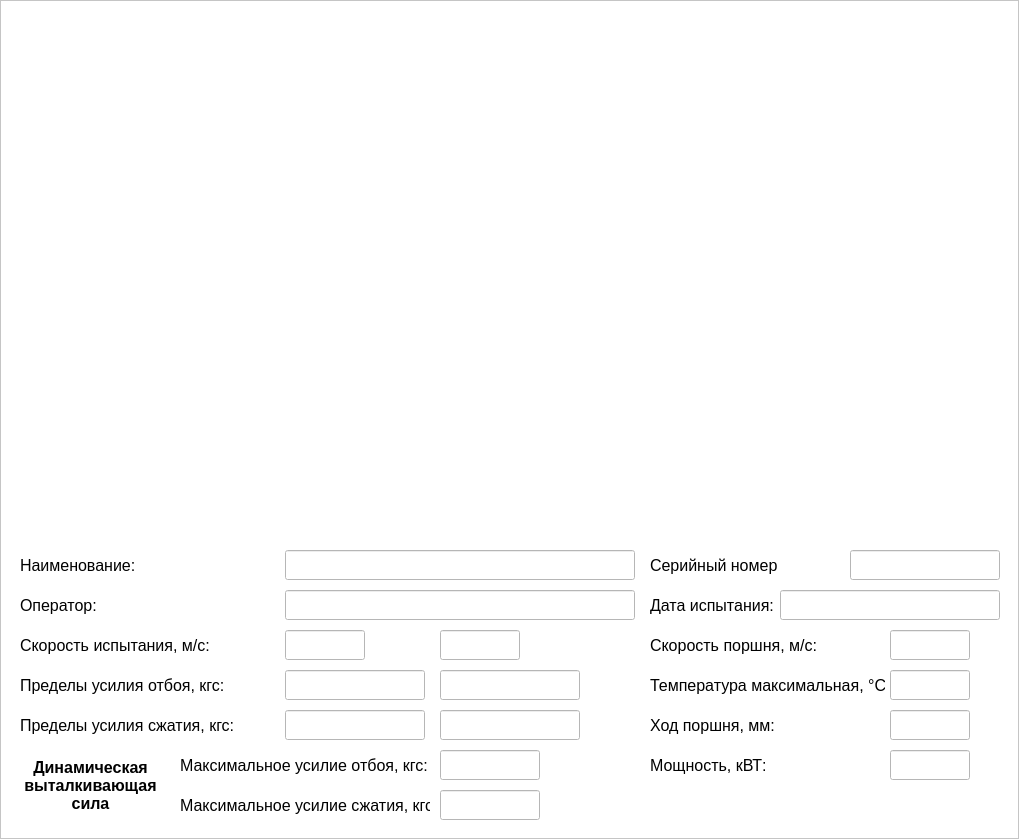
     <widget class="QFrame" name="frame_content">
      <property name="styleSheet">
       <string notr="true">background-color: rgb(255, 255, 255);</string>
      </property>
      <property name="frameShape">
       <enum>QFrame::StyledPanel</enum>
      </property>
      <property name="frameShadow">
       <enum>QFrame::Raised</enum>
      </property>
      <widget class="PlotWidget" name="graphwidget" native="true">
       <property name="geometry">
        <rect>
         <x>10</x>
         <y>10</y>
         <width>1000</width>
         <height>530</height>
        </rect>
       </property>
       <property name="minimumSize">
        <size>
         <width>0</width>
         <height>530</height>
        </size>
       </property>
       <property name="maximumSize">
        <size>
         <width>16777215</width>
         <height>16777215</height>
        </size>
       </property>
       <property name="autoFillBackground">
        <bool>false</bool>
       </property>
       <property name="styleSheet">
        <string notr="true">background-color: rgb(255, 255, 255);</string>
       </property>
      </widget>
      <widget class="QFrame" name="test_data_frame">
       <property name="geometry">
        <rect>
         <x>10</x>
         <y>540</y>
         <width>1000</width>
         <height>290</height>
        </rect>
       </property>
       <property name="minimumSize">
        <size>
         <width>1000</width>
         <height>290</height>
        </size>
       </property>
       <property name="maximumSize">
        <size>
         <width>1000</width>
         <height>290</height>
        </size>
       </property>
       <property name="frameShape">
        <enum>QFrame::NoFrame</enum>
       </property>
       <property name="frameShadow">
        <enum>QFrame::Sunken</enum>
       </property>
       <widget class="QLineEdit" name="serial_le">
        <property name="geometry">
         <rect>
          <x>840</x>
          <y>10</y>
          <width>150</width>
          <height>30</height>
         </rect>
        </property>
        <property name="minimumSize">
         <size>
          <width>150</width>
          <height>30</height>
         </size>
        </property>
        <property name="maximumSize">
         <size>
          <width>150</width>
          <height>30</height>
         </size>
        </property>
        <property name="font">
         <font>
          <family>Arial</family>
          <pointsize>14</pointsize>
         </font>
        </property>
        <property name="text">
         <string/>
        </property>
        <property name="alignment">
         <set>Qt::AlignCenter</set>
        </property>
        <property name="readOnly">
         <bool>true</bool>
        </property>
       </widget>
       <widget class="QLabel" name="lbl_17">
        <property name="geometry">
         <rect>
          <x>10</x>
          <y>170</y>
          <width>216</width>
          <height>30</height>
         </rect>
        </property>
        <property name="minimumSize">
         <size>
          <width>0</width>
          <height>30</height>
         </size>
        </property>
        <property name="maximumSize">
         <size>
          <width>16777215</width>
          <height>30</height>
         </size>
        </property>
        <property name="font">
         <font>
          <family>Arial</family>
          <pointsize>12</pointsize>
         </font>
        </property>
        <property name="text">
         <string>Пределы усилия сжатия, кгс:</string>
        </property>
       </widget>
       <widget class="QLabel" name="lbl_14">
        <property name="geometry">
         <rect>
          <x>10</x>
          <y>10</y>
          <width>121</width>
          <height>30</height>
         </rect>
        </property>
        <property name="minimumSize">
         <size>
          <width>0</width>
          <height>30</height>
         </size>
        </property>
        <property name="maximumSize">
         <size>
          <width>16777215</width>
          <height>30</height>
         </size>
        </property>
        <property name="font">
         <font>
          <family>Arial</family>
          <pointsize>12</pointsize>
         </font>
        </property>
        <property name="text">
         <string>Наименование:</string>
        </property>
       </widget>
       <widget class="QLabel" name="lbl_20">
        <property name="geometry">
         <rect>
          <x>10</x>
          <y>130</y>
          <width>208</width>
          <height>30</height>
         </rect>
        </property>
        <property name="minimumSize">
         <size>
          <width>0</width>
          <height>30</height>
         </size>
        </property>
        <property name="maximumSize">
         <size>
          <width>16777215</width>
          <height>30</height>
         </size>
        </property>
        <property name="font">
         <font>
          <family>Arial</family>
          <pointsize>12</pointsize>
         </font>
        </property>
        <property name="text">
         <string>Пределы усилия отбоя, кгс:</string>
        </property>
       </widget>
       <widget class="QLineEdit" name="name_le">
        <property name="geometry">
         <rect>
          <x>275</x>
          <y>10</y>
          <width>350</width>
          <height>30</height>
         </rect>
        </property>
        <property name="minimumSize">
         <size>
          <width>350</width>
          <height>30</height>
         </size>
        </property>
        <property name="maximumSize">
         <size>
          <width>350</width>
          <height>30</height>
         </size>
        </property>
        <property name="font">
         <font>
          <family>Arial</family>
          <pointsize>14</pointsize>
         </font>
        </property>
        <property name="text">
         <string/>
        </property>
        <property name="alignment">
         <set>Qt::AlignCenter</set>
        </property>
        <property name="readOnly">
         <bool>true</bool>
        </property>
       </widget>
       <widget class="QLabel" name="lbl_23">
        <property name="geometry">
         <rect>
          <x>640</x>
          <y>10</y>
          <width>128</width>
          <height>30</height>
         </rect>
        </property>
        <property name="minimumSize">
         <size>
          <width>0</width>
          <height>30</height>
         </size>
        </property>
        <property name="maximumSize">
         <size>
          <width>16777215</width>
          <height>30</height>
         </size>
        </property>
        <property name="font">
         <font>
          <family>Arial</family>
          <pointsize>12</pointsize>
         </font>
        </property>
        <property name="text">
         <string>Серийный номер:</string>
        </property>
       </widget>
       <widget class="QLineEdit" name="limit_recoil_1_le">
        <property name="geometry">
         <rect>
          <x>275</x>
          <y>130</y>
          <width>140</width>
          <height>30</height>
         </rect>
        </property>
        <property name="minimumSize">
         <size>
          <width>140</width>
          <height>30</height>
         </size>
        </property>
        <property name="maximumSize">
         <size>
          <width>140</width>
          <height>30</height>
         </size>
        </property>
        <property name="font">
         <font>
          <family>Arial</family>
          <pointsize>14</pointsize>
         </font>
        </property>
        <property name="text">
         <string/>
        </property>
        <property name="alignment">
         <set>Qt::AlignCenter</set>
        </property>
        <property name="readOnly">
         <bool>true</bool>
        </property>
       </widget>
       <widget class="QLineEdit" name="limit_comp_1_le">
        <property name="geometry">
         <rect>
          <x>275</x>
          <y>170</y>
          <width>140</width>
          <height>30</height>
         </rect>
        </property>
        <property name="minimumSize">
         <size>
          <width>140</width>
          <height>30</height>
         </size>
        </property>
        <property name="maximumSize">
         <size>
          <width>140</width>
          <height>30</height>
         </size>
        </property>
        <property name="font">
         <font>
          <family>Arial</family>
          <pointsize>14</pointsize>
         </font>
        </property>
        <property name="text">
         <string/>
        </property>
        <property name="alignment">
         <set>Qt::AlignCenter</set>
        </property>
        <property name="readOnly">
         <bool>true</bool>
        </property>
       </widget>
       <widget class="QLabel" name="lbl_15">
        <property name="geometry">
         <rect>
          <x>640</x>
          <y>130</y>
          <width>235</width>
          <height>30</height>
         </rect>
        </property>
        <property name="minimumSize">
         <size>
          <width>0</width>
          <height>30</height>
         </size>
        </property>
        <property name="maximumSize">
         <size>
          <width>16777215</width>
          <height>30</height>
         </size>
        </property>
        <property name="font">
         <font>
          <family>Arial</family>
          <pointsize>12</pointsize>
         </font>
        </property>
        <property name="text">
         <string>Температура максимальная, °С:</string>
        </property>
       </widget>
       <widget class="QLineEdit" name="max_temp_le">
        <property name="geometry">
         <rect>
          <x>880</x>
          <y>130</y>
          <width>80</width>
          <height>30</height>
         </rect>
        </property>
        <property name="minimumSize">
         <size>
          <width>80</width>
          <height>30</height>
         </size>
        </property>
        <property name="maximumSize">
         <size>
          <width>80</width>
          <height>30</height>
         </size>
        </property>
        <property name="font">
         <font>
          <family>Arial</family>
          <pointsize>14</pointsize>
         </font>
        </property>
        <property name="alignment">
         <set>Qt::AlignCenter</set>
        </property>
        <property name="readOnly">
         <bool>true</bool>
        </property>
       </widget>
       <widget class="QLabel" name="lbl_22">
        <property name="geometry">
         <rect>
          <x>640</x>
          <y>90</y>
          <width>211</width>
          <height>30</height>
         </rect>
        </property>
        <property name="minimumSize">
         <size>
          <width>0</width>
          <height>30</height>
         </size>
        </property>
        <property name="maximumSize">
         <size>
          <width>16777215</width>
          <height>30</height>
         </size>
        </property>
        <property name="font">
         <font>
          <family>Arial</family>
          <pointsize>12</pointsize>
         </font>
        </property>
        <property name="text">
         <string>Скорость поршня, м/с:</string>
        </property>
       </widget>
       <widget class="QLineEdit" name="speed_le">
        <property name="geometry">
         <rect>
          <x>880</x>
          <y>90</y>
          <width>80</width>
          <height>30</height>
         </rect>
        </property>
        <property name="minimumSize">
         <size>
          <width>80</width>
          <height>30</height>
         </size>
        </property>
        <property name="maximumSize">
         <size>
          <width>80</width>
          <height>30</height>
         </size>
        </property>
        <property name="font">
         <font>
          <family>Arial</family>
          <pointsize>14</pointsize>
         </font>
        </property>
        <property name="text">
         <string/>
        </property>
        <property name="alignment">
         <set>Qt::AlignCenter</set>
        </property>
        <property name="readOnly">
         <bool>false</bool>
        </property>
       </widget>
       <widget class="QLabel" name="lbl_24">
        <property name="geometry">
         <rect>
          <x>640</x>
          <y>170</y>
          <width>186</width>
          <height>30</height>
         </rect>
        </property>
        <property name="minimumSize">
         <size>
          <width>0</width>
          <height>30</height>
         </size>
        </property>
        <property name="maximumSize">
         <size>
          <width>16777215</width>
          <height>30</height>
         </size>
        </property>
        <property name="font">
         <font>
          <family>Arial</family>
          <pointsize>12</pointsize>
         </font>
        </property>
        <property name="text">
         <string>Ход поршня, мм:</string>
        </property>
       </widget>
       <widget class="QLineEdit" name="hod_le">
        <property name="geometry">
         <rect>
          <x>880</x>
          <y>170</y>
          <width>80</width>
          <height>30</height>
         </rect>
        </property>
        <property name="minimumSize">
         <size>
          <width>80</width>
          <height>30</height>
         </size>
        </property>
        <property name="maximumSize">
         <size>
          <width>80</width>
          <height>30</height>
         </size>
        </property>
        <property name="font">
         <font>
          <family>Arial</family>
          <pointsize>14</pointsize>
         </font>
        </property>
        <property name="text">
         <string/>
        </property>
        <property name="alignment">
         <set>Qt::AlignCenter</set>
        </property>
        <property name="readOnly">
         <bool>true</bool>
        </property>
       </widget>
       <widget class="QLabel" name="lbl_25">
        <property name="geometry">
         <rect>
          <x>10</x>
          <y>90</y>
          <width>211</width>
          <height>30</height>
         </rect>
        </property>
        <property name="minimumSize">
         <size>
          <width>0</width>
          <height>30</height>
         </size>
        </property>
        <property name="maximumSize">
         <size>
          <width>16777215</width>
          <height>30</height>
         </size>
        </property>
        <property name="font">
         <font>
          <family>Arial</family>
          <pointsize>12</pointsize>
         </font>
        </property>
        <property name="text">
         <string>Скорость испытания, м/с:</string>
        </property>
       </widget>
       <widget class="QLineEdit" name="speed_set_1_le">
        <property name="geometry">
         <rect>
          <x>275</x>
          <y>90</y>
          <width>80</width>
          <height>30</height>
         </rect>
        </property>
        <property name="minimumSize">
         <size>
          <width>80</width>
          <height>30</height>
         </size>
        </property>
        <property name="maximumSize">
         <size>
          <width>80</width>
          <height>30</height>
         </size>
        </property>
        <property name="font">
         <font>
          <family>Arial</family>
          <pointsize>14</pointsize>
         </font>
        </property>
        <property name="text">
         <string/>
        </property>
        <property name="alignment">
         <set>Qt::AlignCenter</set>
        </property>
        <property name="readOnly">
         <bool>true</bool>
        </property>
       </widget>
       <widget class="QLineEdit" name="speed_set_2_le">
        <property name="geometry">
         <rect>
          <x>430</x>
          <y>90</y>
          <width>80</width>
          <height>30</height>
         </rect>
        </property>
        <property name="minimumSize">
         <size>
          <width>80</width>
          <height>30</height>
         </size>
        </property>
        <property name="maximumSize">
         <size>
          <width>80</width>
          <height>30</height>
         </size>
        </property>
        <property name="font">
         <font>
          <family>Arial</family>
          <pointsize>14</pointsize>
         </font>
        </property>
        <property name="text">
         <string/>
        </property>
        <property name="alignment">
         <set>Qt::AlignCenter</set>
        </property>
        <property name="readOnly">
         <bool>true</bool>
        </property>
       </widget>
       <widget class="QLineEdit" name="limit_recoil_2_le">
        <property name="geometry">
         <rect>
          <x>430</x>
          <y>130</y>
          <width>140</width>
          <height>30</height>
         </rect>
        </property>
        <property name="minimumSize">
         <size>
          <width>140</width>
          <height>30</height>
         </size>
        </property>
        <property name="maximumSize">
         <size>
          <width>140</width>
          <height>30</height>
         </size>
        </property>
        <property name="font">
         <font>
          <family>Arial</family>
          <pointsize>14</pointsize>
         </font>
        </property>
        <property name="text">
         <string/>
        </property>
        <property name="alignment">
         <set>Qt::AlignCenter</set>
        </property>
        <property name="readOnly">
         <bool>true</bool>
        </property>
       </widget>
       <widget class="QLineEdit" name="limit_comp_2_le">
        <property name="geometry">
         <rect>
          <x>430</x>
          <y>170</y>
          <width>140</width>
          <height>30</height>
         </rect>
        </property>
        <property name="minimumSize">
         <size>
          <width>140</width>
          <height>30</height>
         </size>
        </property>
        <property name="maximumSize">
         <size>
          <width>140</width>
          <height>30</height>
         </size>
        </property>
        <property name="font">
         <font>
          <family>Arial</family>
          <pointsize>14</pointsize>
         </font>
        </property>
        <property name="text">
         <string/>
        </property>
        <property name="alignment">
         <set>Qt::AlignCenter</set>
        </property>
        <property name="readOnly">
         <bool>true</bool>
        </property>
       </widget>
       <widget class="QLabel" name="lbl_21">
        <property name="geometry">
         <rect>
          <x>170</x>
          <y>210</y>
          <width>250</width>
          <height>30</height>
         </rect>
        </property>
        <property name="minimumSize">
         <size>
          <width>0</width>
          <height>30</height>
         </size>
        </property>
        <property name="maximumSize">
         <size>
          <width>16777215</width>
          <height>30</height>
         </size>
        </property>
        <property name="font">
         <font>
          <family>Arial</family>
          <pointsize>12</pointsize>
         </font>
        </property>
        <property name="text">
         <string>Максимальное усилие отбоя, кгс:</string>
        </property>
       </widget>
       <widget class="QLabel" name="lbl_26">
        <property name="geometry">
         <rect>
          <x>170</x>
          <y>250</y>
          <width>250</width>
          <height>30</height>
         </rect>
        </property>
        <property name="minimumSize">
         <size>
          <width>0</width>
          <height>30</height>
         </size>
        </property>
        <property name="maximumSize">
         <size>
          <width>16777215</width>
          <height>30</height>
         </size>
        </property>
        <property name="font">
         <font>
          <family>Arial</family>
          <pointsize>12</pointsize>
         </font>
        </property>
        <property name="text">
         <string>Максимальное усилие сжатия, кгс:</string>
        </property>
       </widget>
       <widget class="QLineEdit" name="recoil_le">
        <property name="geometry">
         <rect>
          <x>430</x>
          <y>210</y>
          <width>100</width>
          <height>30</height>
         </rect>
        </property>
        <property name="minimumSize">
         <size>
          <width>100</width>
          <height>30</height>
         </size>
        </property>
        <property name="maximumSize">
         <size>
          <width>100</width>
          <height>30</height>
         </size>
        </property>
        <property name="font">
         <font>
          <family>Arial</family>
          <pointsize>14</pointsize>
         </font>
        </property>
        <property name="text">
         <string/>
        </property>
        <property name="alignment">
         <set>Qt::AlignCenter</set>
        </property>
        <property name="readOnly">
         <bool>true</bool>
        </property>
       </widget>
       <widget class="QLineEdit" name="comp_le">
        <property name="geometry">
         <rect>
          <x>430</x>
          <y>250</y>
          <width>100</width>
          <height>30</height>
         </rect>
        </property>
        <property name="minimumSize">
         <size>
          <width>100</width>
          <height>30</height>
         </size>
        </property>
        <property name="maximumSize">
         <size>
          <width>100</width>
          <height>30</height>
         </size>
        </property>
        <property name="font">
         <font>
          <family>Arial</family>
          <pointsize>14</pointsize>
         </font>
        </property>
        <property name="text">
         <string/>
        </property>
        <property name="alignment">
         <set>Qt::AlignCenter</set>
        </property>
        <property name="readOnly">
         <bool>true</bool>
        </property>
       </widget>
       <widget class="QLabel" name="lbl_push_force">
        <property name="geometry">
         <rect>
          <x>10</x>
          <y>210</y>
          <width>141</width>
          <height>71</height>
         </rect>
        </property>
        <property name="minimumSize">
         <size>
          <width>0</width>
          <height>30</height>
         </size>
        </property>
        <property name="maximumSize">
         <size>
          <width>16777215</width>
          <height>16777215</height>
         </size>
        </property>
        <property name="font">
         <font>
          <family>Arial</family>
          <pointsize>12</pointsize>
          <weight>75</weight>
          <bold>true</bold>
         </font>
        </property>
        <property name="text">
         <string>Динамическая
выталкивающая
сила</string>
        </property>
        <property name="textFormat">
         <enum>Qt::AutoText</enum>
        </property>
        <property name="alignment">
         <set>Qt::AlignCenter</set>
        </property>
       </widget>
       <widget class="QLabel" name="lbl_27">
        <property name="geometry">
         <rect>
          <x>640</x>
          <y>50</y>
          <width>128</width>
          <height>30</height>
         </rect>
        </property>
        <property name="minimumSize">
         <size>
          <width>0</width>
          <height>30</height>
         </size>
        </property>
        <property name="maximumSize">
         <size>
          <width>16777215</width>
          <height>30</height>
         </size>
        </property>
        <property name="font">
         <font>
          <family>Arial</family>
          <pointsize>12</pointsize>
         </font>
        </property>
        <property name="text">
         <string>Дата испытания:</string>
        </property>
       </widget>
       <widget class="QLineEdit" name="date_le">
        <property name="geometry">
         <rect>
          <x>770</x>
          <y>50</y>
          <width>220</width>
          <height>30</height>
         </rect>
        </property>
        <property name="minimumSize">
         <size>
          <width>220</width>
          <height>30</height>
         </size>
        </property>
        <property name="maximumSize">
         <size>
          <width>220</width>
          <height>30</height>
         </size>
        </property>
        <property name="font">
         <font>
          <family>Arial</family>
          <pointsize>14</pointsize>
         </font>
        </property>
        <property name="text">
         <string/>
        </property>
        <property name="alignment">
         <set>Qt::AlignCenter</set>
        </property>
        <property name="readOnly">
         <bool>true</bool>
        </property>
       </widget>
       <widget class="QLabel" name="lbl_16">
        <property name="geometry">
         <rect>
          <x>10</x>
          <y>50</y>
          <width>121</width>
          <height>30</height>
         </rect>
        </property>
        <property name="minimumSize">
         <size>
          <width>0</width>
          <height>30</height>
         </size>
        </property>
        <property name="maximumSize">
         <size>
          <width>16777215</width>
          <height>30</height>
         </size>
        </property>
        <property name="font">
         <font>
          <family>Arial</family>
          <pointsize>12</pointsize>
         </font>
        </property>
        <property name="text">
         <string>Оператор:</string>
        </property>
       </widget>
       <widget class="QLineEdit" name="operator_le">
        <property name="geometry">
         <rect>
          <x>275</x>
          <y>50</y>
          <width>350</width>
          <height>30</height>
         </rect>
        </property>
        <property name="minimumSize">
         <size>
          <width>350</width>
          <height>30</height>
         </size>
        </property>
        <property name="maximumSize">
         <size>
          <width>350</width>
          <height>30</height>
         </size>
        </property>
        <property name="font">
         <font>
          <family>Arial</family>
          <pointsize>14</pointsize>
         </font>
        </property>
        <property name="text">
         <string/>
        </property>
        <property name="alignment">
         <set>Qt::AlignCenter</set>
        </property>
        <property name="readOnly">
         <bool>true</bool>
        </property>
       </widget>
       <widget class="QLabel" name="power_lbl">
        <property name="geometry">
         <rect>
          <x>640</x>
          <y>210</y>
          <width>186</width>
          <height>30</height>
         </rect>
        </property>
        <property name="minimumSize">
         <size>
          <width>0</width>
          <height>30</height>
         </size>
        </property>
        <property name="maximumSize">
         <size>
          <width>16777215</width>
          <height>30</height>
         </size>
        </property>
        <property name="font">
         <font>
          <family>Arial</family>
          <pointsize>12</pointsize>
         </font>
        </property>
        <property name="text">
         <string>Мощность, кВТ:</string>
        </property>
       </widget>
       <widget class="QLineEdit" name="power_le">
        <property name="geometry">
         <rect>
          <x>880</x>
          <y>210</y>
          <width>80</width>
          <height>30</height>
         </rect>
        </property>
        <property name="minimumSize">
         <size>
          <width>80</width>
          <height>30</height>
         </size>
        </property>
        <property name="maximumSize">
         <size>
          <width>80</width>
          <height>30</height>
         </size>
        </property>
        <property name="font">
         <font>
          <family>Arial</family>
          <pointsize>14</pointsize>
         </font>
        </property>
        <property name="text">
         <string/>
        </property>
        <property name="alignment">
         <set>Qt::AlignCenter</set>
        </property>
        <property name="readOnly">
         <bool>true</bool>
        </property>
       </widget>
      </widget>
     </widget>
